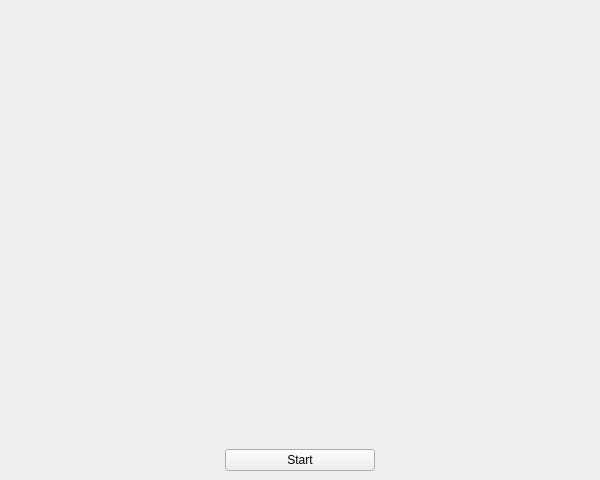
<?xml version="1.0" encoding="UTF-8"?>
<ui version="4.0">
 <class>MainWindow</class>
 <widget class="QMainWindow" name="MainWindow">
  <property name="geometry">
   <rect>
    <x>0</x>
    <y>0</y>
    <width>600</width>
    <height>480</height>
   </rect>
  </property>
  <property name="minimumSize">
   <size>
    <width>600</width>
    <height>480</height>
   </size>
  </property>
  <property name="windowTitle">
   <string>MainWindow</string>
  </property>
  <widget class="QWidget" name="centralwidget">
   <property name="minimumSize">
    <size>
     <width>600</width>
     <height>480</height>
    </size>
   </property>
   <layout class="QGridLayout" name="gridLayout_2">
    <item row="0" column="0">
     <layout class="QGridLayout" name="gridLayout">
      <item row="1" column="0">
       <layout class="QGridLayout" name="gridLayout_3">
        <item row="1" column="0">
         <widget class="QStartButton" name="startButton">
          <property name="sizePolicy">
           <sizepolicy hsizetype="Expanding" vsizetype="Fixed">
            <horstretch>0</horstretch>
            <verstretch>0</verstretch>
           </sizepolicy>
          </property>
          <property name="maximumSize">
           <size>
            <width>150</width>
            <height>100</height>
           </size>
          </property>
          <property name="text">
           <string>Start</string>
          </property>
         </widget>
        </item>
        <item row="0" column="0">
         <widget class="QPercentCompareLabel" name="percLabel">
          <property name="sizePolicy">
           <sizepolicy hsizetype="Maximum" vsizetype="Preferred">
            <horstretch>0</horstretch>
            <verstretch>0</verstretch>
           </sizepolicy>
          </property>
          <property name="minimumSize">
           <size>
            <width>50</width>
            <height>50</height>
           </size>
          </property>
          <property name="maximumSize">
           <size>
            <width>150</width>
            <height>100</height>
           </size>
          </property>
          <property name="font">
           <font>
            <family>Times New Roman</family>
            <pointsize>14</pointsize>
            <bold>true</bold>
           </font>
          </property>
          <property name="layoutDirection">
           <enum>Qt::LeftToRight</enum>
          </property>
          <property name="text">
           <string/>
          </property>
          <property name="alignment">
           <set>Qt::AlignCenter</set>
          </property>
         </widget>
        </item>
       </layout>
      </item>
      <item row="0" column="0">
       <layout class="QHBoxLayout" name="horizontalLayout">
        <item>
         <widget class="QPixmapLabel" name="lastScrLabel">
          <property name="sizePolicy">
           <sizepolicy hsizetype="Expanding" vsizetype="Expanding">
            <horstretch>0</horstretch>
            <verstretch>0</verstretch>
           </sizepolicy>
          </property>
          <property name="text">
           <string/>
          </property>
          <property name="alignment">
           <set>Qt::AlignCenter</set>
          </property>
         </widget>
        </item>
        <item>
         <widget class="QPixmapLabel" name="prevScrLabel">
          <property name="sizePolicy">
           <sizepolicy hsizetype="Expanding" vsizetype="Expanding">
            <horstretch>0</horstretch>
            <verstretch>0</verstretch>
           </sizepolicy>
          </property>
          <property name="text">
           <string/>
          </property>
          <property name="alignment">
           <set>Qt::AlignCenter</set>
          </property>
         </widget>
        </item>
       </layout>
      </item>
     </layout>
    </item>
   </layout>
  </widget>
 </widget>
 <customwidgets>
  <customwidget>
   <class>QPixmapLabel</class>
   <extends>QLabel</extends>
   <header>qpixmaplabel.h</header>
  </customwidget>
  <customwidget>
   <class>QPercentCompareLabel</class>
   <extends>QLabel</extends>
   <header>qpercentcomparelabel.h</header>
  </customwidget>
  <customwidget>
   <class>QStartButton</class>
   <extends>QPushButton</extends>
   <header location="global">qstartbutton.h</header>
  </customwidget>
 </customwidgets>
 <resources/>
 <connections/>
</ui>
